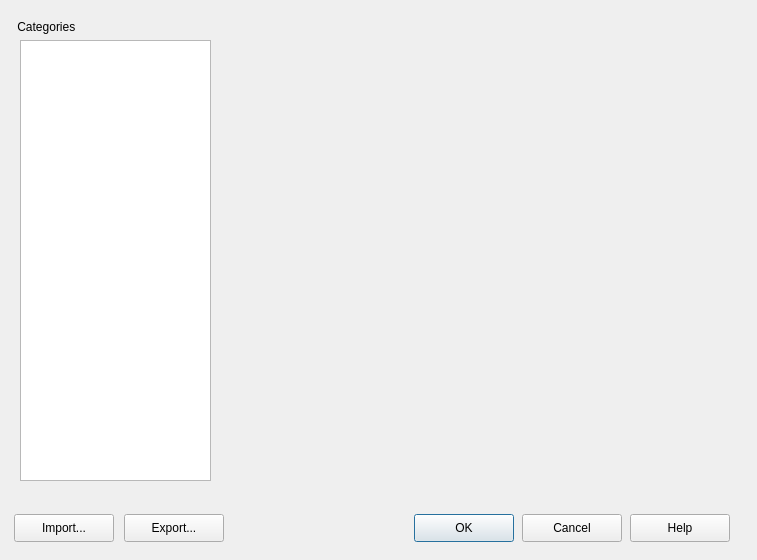
<?xml version="1.0" encoding="UTF-8"?>
<ui version="4.0">
 <class>QPreferencesDlg</class>
 <widget class="QDialog" name="QPreferencesDlg">
  <property name="geometry">
   <rect>
    <x>0</x>
    <y>0</y>
    <width>757</width>
    <height>560</height>
   </rect>
  </property>
  <property name="windowTitle">
   <string>&quot;Options&quot;
</string>
  </property>
  <widget class="QPushButton" name="IDOK">
   <property name="geometry">
    <rect>
     <x>414</x>
     <y>514</y>
     <width>100</width>
     <height>28</height>
    </rect>
   </property>
   <property name="text">
    <string>OK</string>
   </property>
  </widget>
  <widget class="QPushButton" name="IDCANCEL">
   <property name="geometry">
    <rect>
     <x>522</x>
     <y>514</y>
     <width>100</width>
     <height>28</height>
    </rect>
   </property>
   <property name="text">
    <string>Cancel</string>
   </property>
  </widget>
  <widget class="QPushButton" name="IDC_TREEOPT_HELP">
   <property name="geometry">
    <rect>
     <x>630</x>
     <y>514</y>
     <width>100</width>
     <height>28</height>
    </rect>
   </property>
   <property name="text">
    <string>Help</string>
   </property>
  </widget>
  <widget class="QLabel" name="IDC_CATEGORIES">
   <property name="geometry">
    <rect>
     <x>14</x>
     <y>14</y>
     <width>192</width>
     <height>26</height>
    </rect>
   </property>
   <property name="inputMethodHints">
    <set>Qt::ImhMultiLine</set>
   </property>
   <property name="text">
    <string> Categories</string>
   </property>
   <property name="wordWrap">
    <bool>true</bool>
   </property>
  </widget>
  <widget class="QPushButton" name="IDC_TREEOPT_IMPORT">
   <property name="geometry">
    <rect>
     <x>14</x>
     <y>514</y>
     <width>100</width>
     <height>28</height>
    </rect>
   </property>
   <property name="text">
    <string>Import...</string>
   </property>
  </widget>
  <widget class="QPushButton" name="IDC_TREEOPT_EXPORT">
   <property name="geometry">
    <rect>
     <x>124</x>
     <y>514</y>
     <width>100</width>
     <height>28</height>
    </rect>
   </property>
   <property name="text">
    <string>Export...</string>
   </property>
  </widget>
  <widget class="QListWidget" name="IDPROPLIST">
   <property name="geometry">
    <rect>
     <x>20</x>
     <y>40</y>
     <width>191</width>
     <height>441</height>
    </rect>
   </property>
  </widget>
  <widget class="QStackedWidget" name="IDOPTIONWIDGET">
   <property name="geometry">
    <rect>
     <x>220</x>
     <y>20</y>
     <width>521</width>
     <height>461</height>
    </rect>
   </property>
  </widget>
 </widget>
 <resources/>
 <connections/>
</ui>
